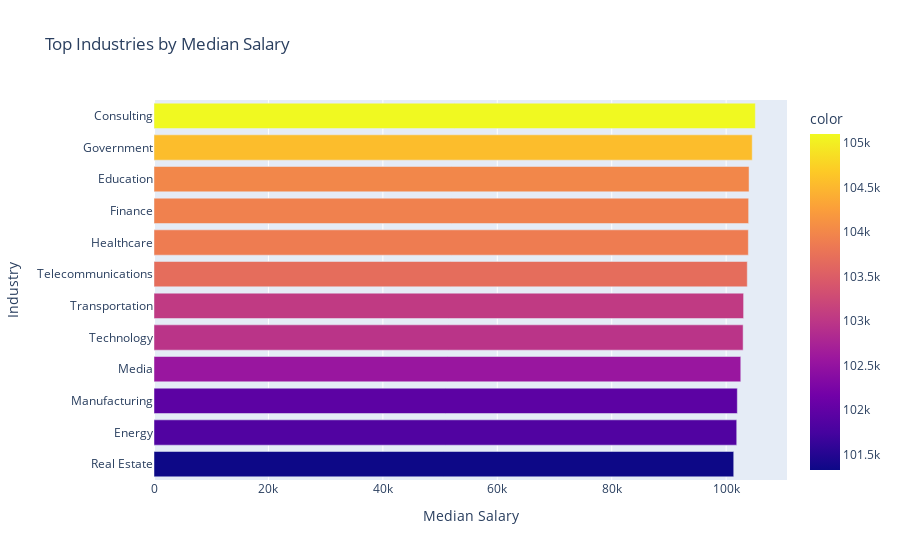
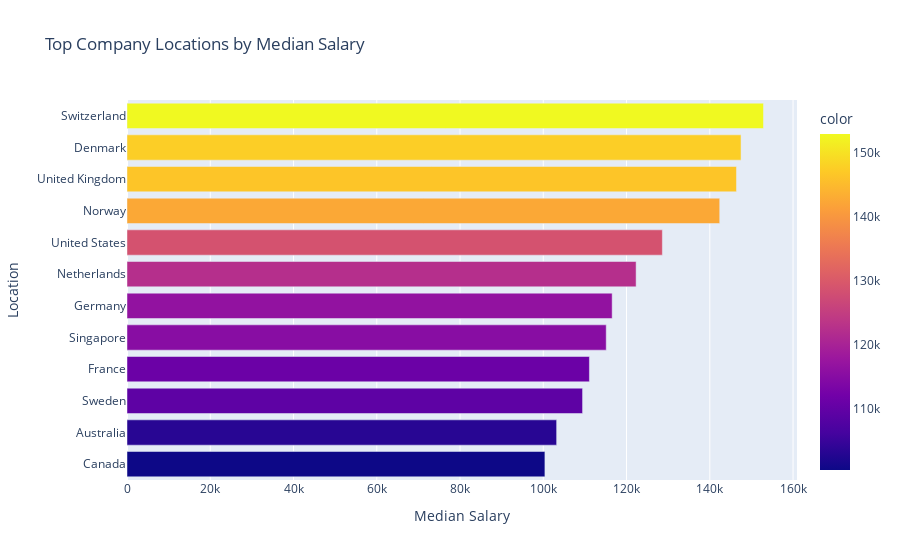

The notebook cell these images were saved under, in order:
### Markdown cell above
# 14. Salary by Industry & Country

### Code cell
top_ind = df.groupby('industry')['salary_converted'].median().sort_values(ascending=False).head(12)
fig = px.bar(top_ind, orientation='h', title='Top Industries by Median Salary', labels={'value':'Median Salary', 'industry':'Industry'}, color=top_ind.values)
fig.update_layout(yaxis={'categoryorder':'total ascending'})
fig.show()

### Figure 1 — Plotly figure (JSON) as saved in the notebook; plotly's stock layout.template omitted (floating-point values rounded to 4 significant figures)
{"data": [{"alignmentgroup": "True", "hovertemplate": "Median Salary=%{x}<br>Industry=%{y}<br>color=%{marker.color}<extra></extra>", "legendgroup": "", "marker": {"color": [105100.0, 104600.0, 104000.0, 103900.0, 103880, 103693, 103051, 102968, 102558, 102000.0, 101850, 101326], "coloraxis": "coloraxis", "pattern": {"shape": ""}}, "name": "", "offsetgroup": "", "orientation": "h", "showlegend": false, "textposition": "auto", "type": "bar", "x": [105100.0, 104600.0, 104000.0, 103900.0, 103880, 103693, 103051, 102968, 102558, 102000.0, 101850, 101326], "xaxis": "x", "y": ["Consulting", "Government", "Education", "Finance", "Healthcare", "Telecommunications", "Transportation", "Technology", "Media", "Manufacturing", "Energy", "Real Estate"], "yaxis": "y"}], "layout": {"autosize": true, "barmode": "relative", "coloraxis": {"colorbar": {"title": {"text": "color"}}, "colorscale": [[0, "#0d0887"], [0.1111, "#46039f"], [0.2222, "#7201a8"], [0.3333, "#9c179e"], [0.4444, "#bd3786"], [0.5556, "#d8576b"], [0.6667, "#ed7953"], [0.7778, "#fb9f3a"], [0.8889, "#fdca26"], [1, "#f0f921"]]}, "legend": {"tracegroupgap": 0}, "title": {"text": "Top Industries by Median Salary"}, "xaxis": {"anchor": "y", "autorange": true, "domain": [0, 1], "range": [0, 110600.0], "title": {"text": "Median Salary"}, "type": "linear"}, "yaxis": {"anchor": "x", "autorange": true, "categoryorder": "total ascending", "domain": [0, 1], "range": [-0.5, 11.5], "title": {"text": "Industry"}, "type": "category"}}}

### Figure 2 — Plotly figure (JSON) as saved in the notebook; plotly's stock layout.template omitted (floating-point values rounded to 4 significant figures)
{"data": [{"alignmentgroup": "True", "hovertemplate": "Median Salary=%{x}<br>Location=%{y}<br>color=%{marker.color}<extra></extra>", "legendgroup": "", "marker": {"color": [152901, 147500.0, 146400.0, 142386, 128606, 122300.0, 116500.0, 115122, 111100.0, 109435, 103200.0, 100392], "coloraxis": "coloraxis", "pattern": {"shape": ""}}, "name": "", "offsetgroup": "", "orientation": "h", "showlegend": false, "textposition": "auto", "type": "bar", "x": [152901, 147500.0, 146400.0, 142386, 128606, 122300.0, 116500.0, 115122, 111100.0, 109435, 103200.0, 100392], "xaxis": "x", "y": ["Switzerland", "Denmark", "United Kingdom", "Norway", "United States", "Netherlands", "Germany", "Singapore", "France", "Sweden", "Australia", "Canada"], "yaxis": "y"}], "layout": {"autosize": true, "barmode": "relative", "coloraxis": {"colorbar": {"title": {"text": "color"}}, "colorscale": [[0, "#0d0887"], [0.1111, "#46039f"], [0.2222, "#7201a8"], [0.3333, "#9c179e"], [0.4444, "#bd3786"], [0.5556, "#d8576b"], [0.6667, "#ed7953"], [0.7778, "#fb9f3a"], [0.8889, "#fdca26"], [1, "#f0f921"]]}, "legend": {"tracegroupgap": 0}, "title": {"text": "Top Company Locations by Median Salary"}, "xaxis": {"anchor": "y", "autorange": true, "domain": [0, 1], "range": [0, 160900.0], "title": {"text": "Median Salary"}, "type": "linear"}, "yaxis": {"anchor": "x", "autorange": true, "categoryorder": "total ascending", "domain": [0, 1], "range": [-0.5, 11.5], "title": {"text": "Location"}, "type": "category"}}}
